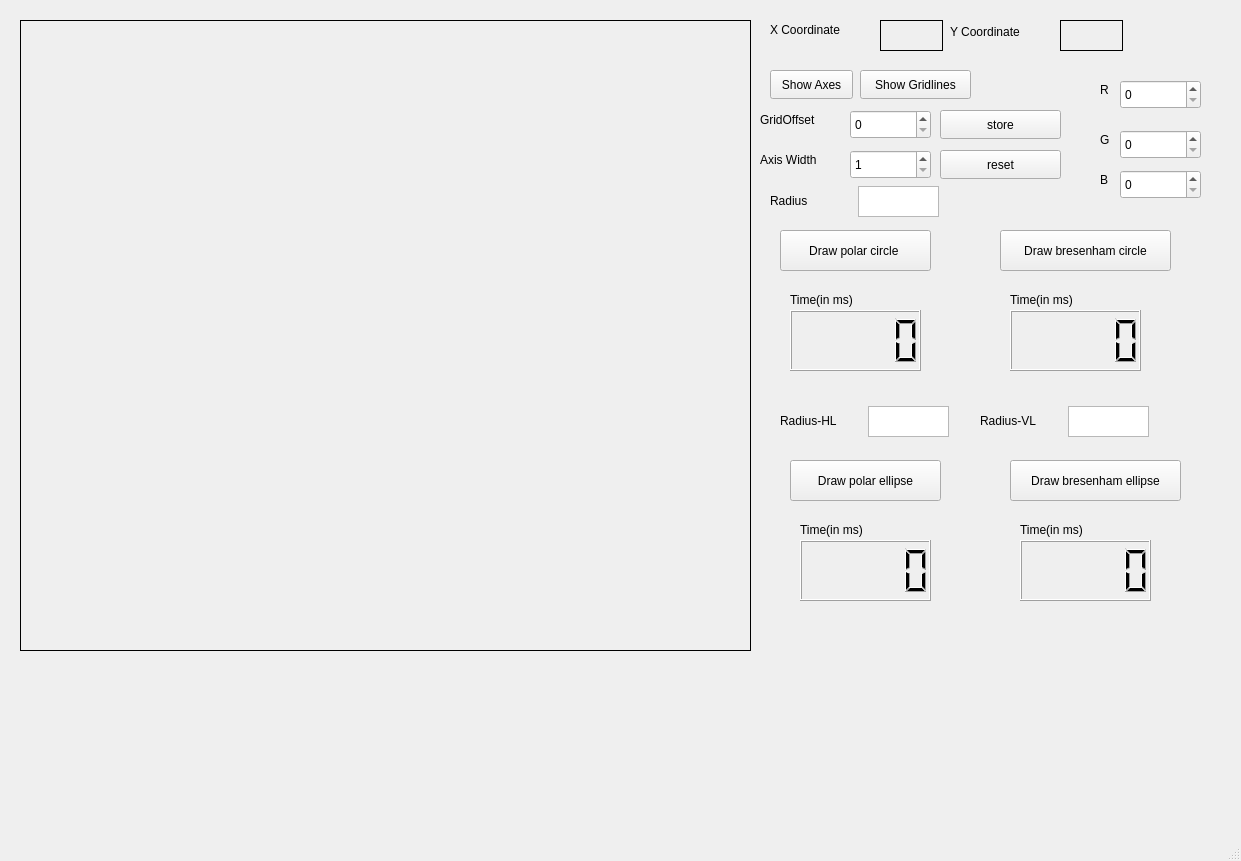
<?xml version="1.0" encoding="UTF-8"?>
<ui version="4.0">
 <class>MainWindow</class>
 <widget class="QMainWindow" name="MainWindow">
  <property name="geometry">
   <rect>
    <x>0</x>
    <y>0</y>
    <width>1241</width>
    <height>861</height>
   </rect>
  </property>
  <property name="windowTitle">
   <string>MainWindow</string>
  </property>
  <widget class="QWidget" name="centralwidget">
   <widget class="QLabel" name="workArea">
    <property name="geometry">
     <rect>
      <x>20</x>
      <y>20</y>
      <width>731</width>
      <height>631</height>
     </rect>
    </property>
    <property name="frameShape">
     <enum>QFrame::Shape::Box</enum>
    </property>
    <property name="text">
     <string/>
    </property>
   </widget>
   <widget class="QLabel" name="label">
    <property name="geometry">
     <rect>
      <x>770</x>
      <y>20</y>
      <width>91</width>
      <height>20</height>
     </rect>
    </property>
    <property name="text">
     <string>X Coordinate</string>
    </property>
   </widget>
   <widget class="QLabel" name="label_2">
    <property name="geometry">
     <rect>
      <x>950</x>
      <y>21</y>
      <width>91</width>
      <height>21</height>
     </rect>
    </property>
    <property name="text">
     <string>Y Coordinate</string>
    </property>
   </widget>
   <widget class="QLabel" name="x_coordinate">
    <property name="geometry">
     <rect>
      <x>880</x>
      <y>20</y>
      <width>63</width>
      <height>31</height>
     </rect>
    </property>
    <property name="frameShape">
     <enum>QFrame::Shape::Box</enum>
    </property>
    <property name="text">
     <string/>
    </property>
   </widget>
   <widget class="QLabel" name="y_coordinate">
    <property name="geometry">
     <rect>
      <x>1060</x>
      <y>20</y>
      <width>63</width>
      <height>31</height>
     </rect>
    </property>
    <property name="frameShape">
     <enum>QFrame::Shape::Box</enum>
    </property>
    <property name="text">
     <string/>
    </property>
   </widget>
   <widget class="QPushButton" name="showAxis">
    <property name="geometry">
     <rect>
      <x>770</x>
      <y>70</y>
      <width>83</width>
      <height>29</height>
     </rect>
    </property>
    <property name="text">
     <string>Show Axes</string>
    </property>
   </widget>
   <widget class="QPushButton" name="gridlines">
    <property name="geometry">
     <rect>
      <x>860</x>
      <y>70</y>
      <width>111</width>
      <height>29</height>
     </rect>
    </property>
    <property name="text">
     <string>Show Gridlines</string>
    </property>
   </widget>
   <widget class="QSpinBox" name="gridOffset">
    <property name="geometry">
     <rect>
      <x>850</x>
      <y>110</y>
      <width>81</width>
      <height>29</height>
     </rect>
    </property>
    <property name="minimum">
     <number>0</number>
    </property>
    <property name="singleStep">
     <number>10</number>
    </property>
   </widget>
   <widget class="QSpinBox" name="axisWidth">
    <property name="geometry">
     <rect>
      <x>850</x>
      <y>150</y>
      <width>81</width>
      <height>29</height>
     </rect>
    </property>
    <property name="minimum">
     <number>1</number>
    </property>
   </widget>
   <widget class="QLabel" name="label_3">
    <property name="geometry">
     <rect>
      <x>760</x>
      <y>110</y>
      <width>80</width>
      <height>20</height>
     </rect>
    </property>
    <property name="text">
     <string>GridOffset</string>
    </property>
   </widget>
   <widget class="QLabel" name="label_4">
    <property name="geometry">
     <rect>
      <x>760</x>
      <y>150</y>
      <width>81</width>
      <height>20</height>
     </rect>
    </property>
    <property name="text">
     <string>Axis Width</string>
    </property>
   </widget>
   <widget class="QTextEdit" name="textEdit">
    <property name="geometry">
     <rect>
      <x>858</x>
      <y>186</y>
      <width>81</width>
      <height>31</height>
     </rect>
    </property>
   </widget>
   <widget class="QLabel" name="label_5">
    <property name="geometry">
     <rect>
      <x>770</x>
      <y>190</y>
      <width>81</width>
      <height>21</height>
     </rect>
    </property>
    <property name="layoutDirection">
     <enum>Qt::LayoutDirection::LeftToRight</enum>
    </property>
    <property name="text">
     <string>Radius</string>
    </property>
   </widget>
   <widget class="QPushButton" name="polar">
    <property name="geometry">
     <rect>
      <x>780</x>
      <y>230</y>
      <width>151</width>
      <height>41</height>
     </rect>
    </property>
    <property name="text">
     <string>Draw polar circle </string>
    </property>
   </widget>
   <widget class="QLCDNumber" name="lcdNumber">
    <property name="geometry">
     <rect>
      <x>790</x>
      <y>310</y>
      <width>131</width>
      <height>61</height>
     </rect>
    </property>
   </widget>
   <widget class="QPushButton" name="bresenham">
    <property name="geometry">
     <rect>
      <x>1000</x>
      <y>230</y>
      <width>171</width>
      <height>41</height>
     </rect>
    </property>
    <property name="text">
     <string>Draw bresenham circle</string>
    </property>
   </widget>
   <widget class="QLabel" name="label_6">
    <property name="geometry">
     <rect>
      <x>790</x>
      <y>290</y>
      <width>131</width>
      <height>20</height>
     </rect>
    </property>
    <property name="text">
     <string>Time(in ms)</string>
    </property>
   </widget>
   <widget class="QLCDNumber" name="lcdNumber_2">
    <property name="geometry">
     <rect>
      <x>1010</x>
      <y>310</y>
      <width>131</width>
      <height>61</height>
     </rect>
    </property>
   </widget>
   <widget class="QLabel" name="label_7">
    <property name="geometry">
     <rect>
      <x>1010</x>
      <y>290</y>
      <width>131</width>
      <height>20</height>
     </rect>
    </property>
    <property name="text">
     <string>Time(in ms)</string>
    </property>
   </widget>
   <widget class="QPushButton" name="pushButton_3">
    <property name="geometry">
     <rect>
      <x>940</x>
      <y>110</y>
      <width>121</width>
      <height>29</height>
     </rect>
    </property>
    <property name="text">
     <string>store</string>
    </property>
   </widget>
   <widget class="QPushButton" name="pushButton_4">
    <property name="geometry">
     <rect>
      <x>940</x>
      <y>150</y>
      <width>121</width>
      <height>29</height>
     </rect>
    </property>
    <property name="text">
     <string>reset</string>
    </property>
   </widget>
   <widget class="QTextEdit" name="textEdit_2">
    <property name="geometry">
     <rect>
      <x>868</x>
      <y>406</y>
      <width>81</width>
      <height>31</height>
     </rect>
    </property>
   </widget>
   <widget class="QLabel" name="label_8">
    <property name="geometry">
     <rect>
      <x>780</x>
      <y>410</y>
      <width>81</width>
      <height>21</height>
     </rect>
    </property>
    <property name="layoutDirection">
     <enum>Qt::LayoutDirection::LeftToRight</enum>
    </property>
    <property name="text">
     <string>Radius-HL</string>
    </property>
   </widget>
   <widget class="QTextEdit" name="textEdit_3">
    <property name="geometry">
     <rect>
      <x>1068</x>
      <y>406</y>
      <width>81</width>
      <height>31</height>
     </rect>
    </property>
   </widget>
   <widget class="QLabel" name="label_9">
    <property name="geometry">
     <rect>
      <x>980</x>
      <y>410</y>
      <width>81</width>
      <height>21</height>
     </rect>
    </property>
    <property name="layoutDirection">
     <enum>Qt::LayoutDirection::LeftToRight</enum>
    </property>
    <property name="text">
     <string>Radius-VL</string>
    </property>
   </widget>
   <widget class="QPushButton" name="bresenham_ellipse">
    <property name="geometry">
     <rect>
      <x>1010</x>
      <y>460</y>
      <width>171</width>
      <height>41</height>
     </rect>
    </property>
    <property name="text">
     <string>Draw bresenham ellipse</string>
    </property>
   </widget>
   <widget class="QLCDNumber" name="lcdNumber_3">
    <property name="geometry">
     <rect>
      <x>800</x>
      <y>540</y>
      <width>131</width>
      <height>61</height>
     </rect>
    </property>
   </widget>
   <widget class="QPushButton" name="polar_ellipse">
    <property name="geometry">
     <rect>
      <x>790</x>
      <y>460</y>
      <width>151</width>
      <height>41</height>
     </rect>
    </property>
    <property name="text">
     <string>Draw polar ellipse</string>
    </property>
   </widget>
   <widget class="QLabel" name="label_10">
    <property name="geometry">
     <rect>
      <x>800</x>
      <y>520</y>
      <width>131</width>
      <height>20</height>
     </rect>
    </property>
    <property name="text">
     <string>Time(in ms)</string>
    </property>
   </widget>
   <widget class="QLCDNumber" name="lcdNumber_4">
    <property name="geometry">
     <rect>
      <x>1020</x>
      <y>540</y>
      <width>131</width>
      <height>61</height>
     </rect>
    </property>
   </widget>
   <widget class="QLabel" name="label_11">
    <property name="geometry">
     <rect>
      <x>1020</x>
      <y>520</y>
      <width>131</width>
      <height>20</height>
     </rect>
    </property>
    <property name="text">
     <string>Time(in ms)</string>
    </property>
   </widget>
   <widget class="QSpinBox" name="red">
    <property name="geometry">
     <rect>
      <x>1120</x>
      <y>80</y>
      <width>81</width>
      <height>29</height>
     </rect>
    </property>
    <property name="minimum">
     <number>0</number>
    </property>
    <property name="singleStep">
     <number>10</number>
    </property>
   </widget>
   <widget class="QLabel" name="label_12">
    <property name="geometry">
     <rect>
      <x>1100</x>
      <y>80</y>
      <width>20</width>
      <height>20</height>
     </rect>
    </property>
    <property name="text">
     <string>R</string>
    </property>
   </widget>
   <widget class="QSpinBox" name="blue">
    <property name="geometry">
     <rect>
      <x>1120</x>
      <y>170</y>
      <width>81</width>
      <height>29</height>
     </rect>
    </property>
    <property name="minimum">
     <number>0</number>
    </property>
    <property name="singleStep">
     <number>10</number>
    </property>
   </widget>
   <widget class="QLabel" name="label_13">
    <property name="geometry">
     <rect>
      <x>1100</x>
      <y>170</y>
      <width>20</width>
      <height>20</height>
     </rect>
    </property>
    <property name="text">
     <string>B</string>
    </property>
   </widget>
   <widget class="QSpinBox" name="green">
    <property name="geometry">
     <rect>
      <x>1120</x>
      <y>130</y>
      <width>81</width>
      <height>29</height>
     </rect>
    </property>
    <property name="minimum">
     <number>0</number>
    </property>
    <property name="singleStep">
     <number>10</number>
    </property>
   </widget>
   <widget class="QLabel" name="label_14">
    <property name="geometry">
     <rect>
      <x>1100</x>
      <y>130</y>
      <width>20</width>
      <height>20</height>
     </rect>
    </property>
    <property name="text">
     <string>G</string>
    </property>
   </widget>
  </widget>
  <widget class="QMenuBar" name="menubar">
   <property name="geometry">
    <rect>
     <x>0</x>
     <y>0</y>
     <width>1241</width>
     <height>26</height>
    </rect>
   </property>
  </widget>
  <widget class="QStatusBar" name="statusbar"/>
 </widget>
 <resources/>
 <connections/>
</ui>
